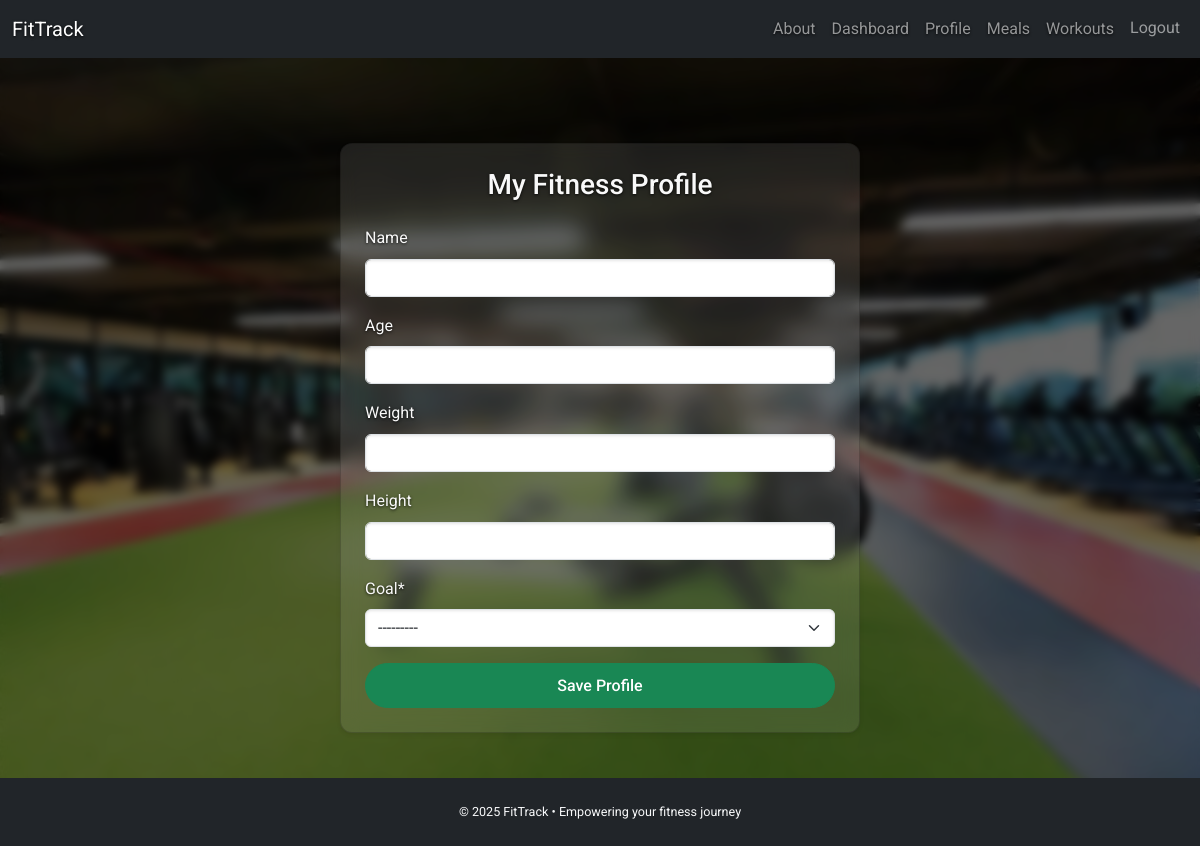
The page /profile/ (signed in) on the database as committed earlier.
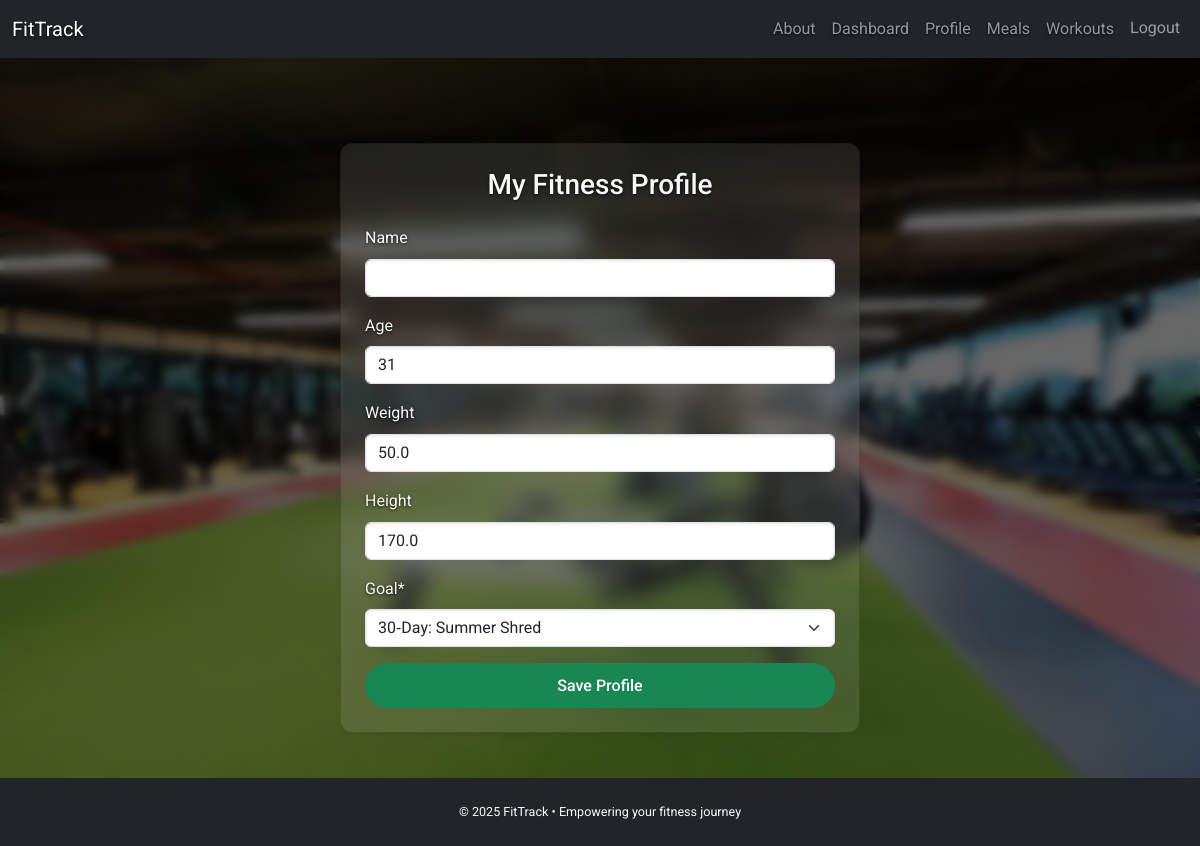
The same page on the database as committed later.
### common/models.py (models this page shows, shortened)
class GoalPlan(models.Model):
    length = models.CharField(max_length=20, choices=DayPlanChoices, unique=True)
    name = models.CharField(max_length=50)
    description = models.TextField(blank=True)
    background_image = models.ImageField(upload_to="goals/")
    def __str__(self):
        return f"{self.length}‑Day: {self.name}"

class UserProfile(models.Model):
    user = models.OneToOneField(UserModel, on_delete=models.CASCADE, related_name='profile')
    name = models.CharField(max_length=100, blank=True)
    goal = models.ForeignKey('GoalPlan', null=True, on_delete=models.SET_NULL)
    age = models.PositiveIntegerField(null=True, blank=True)
    weight = models.FloatField(null=True, blank=True)
    height = models.FloatField(null=True, blank=True)

### common/views.py (the view)
# urls.py: path('profile/', ProfileUpdateView.as_view(), name='profile'),
class ProfileUpdateView(LoginRequiredMixin, UpdateView):
    model = UserProfile
    form_class = UserProfileForm
    template_name = 'common/profile.html'
    success_url = reverse_lazy('dashboard')
    def get_object(self, queryset=None):
        return UserProfile.objects.get_or_create(user=self.request.user)[0]

### common/forms.py
class UserProfileForm(forms.ModelForm):
    class Meta:
        model = UserProfile
        fields = ['name', 'age', 'weight', 'height', 'goal']
        widgets = {
            'fitness_goal': forms.TextInput(attrs={
                'rows': 4,
                'class': 'form-control',
                'style': 'resize: vertical;'
            }),
        }

### templates/common/profile.html (shortened to what this page needs)
{% extends 'common/base.html' %}
{% load crispy_forms_filters %}
{% load crispy_forms_tags %}
{% block content %}
<div class="d-flex justify-content-center align-items-center" style="min-height: calc(100vh - 120px);">
    <div class="card shadow-sm w-100" style="max-width: 520px;">
        <div class="card-body p-4">
            <h3 class="text-center mb-4">My Fitness Profile</h3>
                <form method="post" enctype="multipart/form-data">
                  {{ form|crispy }}
                      <div class="d-grid mt-3">
                        <button type="submit" class="btn btn-success">Save Profile</button>
                      </div>
                </form>
        </div>
    </div>
</div>
{% endblock %}

### templates/common/base.html (shortened to what this page needs)
{% load static %}
<!DOCTYPE html>
<html lang="en">
<head>
    <link href="https://cdn.jsdelivr.net/npm/bootstrap@5.3.0/dist/css/bootstrap.min.css" rel="stylesheet">
    <link href="https://cdn.jsdelivr.net/npm/bootstrap-icons@1.11.3/font/bootstrap-icons.css" rel="stylesheet">
    <link rel="stylesheet" href="{% static 'css/styles.css' %}">
</head>
<body
  class="d-flex flex-column min-vh-100"
  style="{% block body_style %}{% endblock %}"
>
    <nav class="navbar navbar-expand-lg navbar-dark bg-dark">
        <div class="container-fluid">
            <a class="navbar-brand" href="{% url 'landing' %}">FitTrack</a>
            <div class="collapse navbar-collapse" id="navbarNav">
                <ul class="navbar-nav ms-auto">
                    <li class="nav-item"><a class="nav-link" href="{% url 'about' %}">About</a></li>
                    {% if user.is_authenticated %}
                        <li class="nav-item"><a class="nav-link" href="{% url 'dashboard' %}">Dashboard</a></li>
                        <li class="nav-item"><a class="nav-link" href="{% url 'profile' %}">Profile</a></li>
                        <li class="nav-item"><a class="nav-link" href="{% url 'meals_group_list' %}">Meals</a></li>
                        <li class="nav-item"><a class="nav-link" href="{% url 'exercise_group_list' %}">Workouts</a></li>
                        <li class="nav-item">
                            <form method="post" action="{% url 'logout' %}" class="nav-link">
                                <button type="submit" class="btn btn-link nav-link" style="border: none; padding: 0;">Logout</button>
                            </form>
                        </li>
                    {% else %}
                        <li class="nav-item"><a class="nav-link" href="{% url 'login' %}">Login</a></li>
                        <li class="nav-item"><a class="nav-link" href="{% url 'register' %}">Register</a></li>
                    {% endif %}
                </ul>
            </div>
        </div>
    </nav>
    <main class="flex-fill container mt-4">
        {% block content %}
        {% endblock %}
    </main>
<footer class="bg-dark text-light py-4 mt-auto">
  <div class="container text-center small">
    © {% now "Y" %} FitTrack • Empowering your fitness journey
  </div>
</footer>
</body>
</html>

### static/css/styles.css (style rules this page uses)
body { font-family: 'Roboto', sans-serif; background: url('../images/gym.jpg') no-repeat center center fixed; background-size: cover; color: #f1f1f1; position: relative; line-height: 1.6; }
body::before { content: ""; position: fixed; top: 0; left: 0; width: 100%; height: 100%; background-color: rgba(0, 0, 0, 0.6); backdrop-filter: blur(5px); z-index: -1; }
h1, h2, h3, h4, p, label, a, small { color: #f9f9f9; text-shadow: 0 1px 3px rgba(0, 0, 0, 0.8); }
.card, .frosted-card { background: rgba(255, 255, 255, 0.1); backdrop-filter: blur(10px); -webkit-backdrop-filter: blur(10px); color: #fff; border-radius: 12px; box-shadow: 0 4px 16px rgba(0, 0, 0, 0.4); }
.btn-primary, .btn-success, .btn-outline-success { border-radius: 30px; font-weight: 500; padding: 0.6rem 1.3rem; transition: all 0.2s ease; }
input, textarea, select { background-color: #fff; color: #000; border-radius: 8px; padding: 0.5rem; border: 1px solid #ccc; box-shadow: inset 0 1px 3px rgba(0,0,0,0.1); }
footer { background-color: rgba(0, 0, 0, 0.4); color: #ddd; padding: 1rem 0; font-size: 0.9rem; }

Rows that differ between the two databases and show on the page:
changed UserProfile: age (not shown) → "31"; weight (not shown) → "50.0"; height (not shown) → "170.0"; goal "---------" → "30‑Day: Summer Shred"
